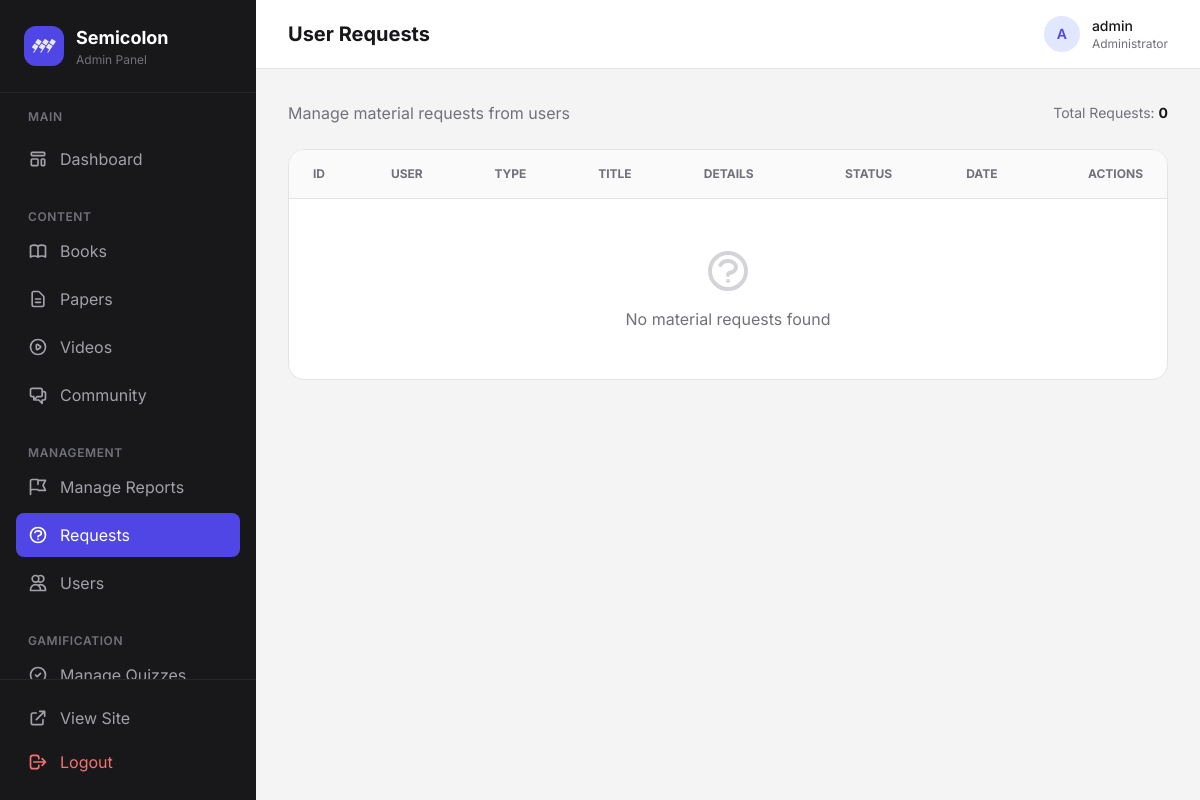
Page /admin/requests.php (signed in) on the earlier database version.
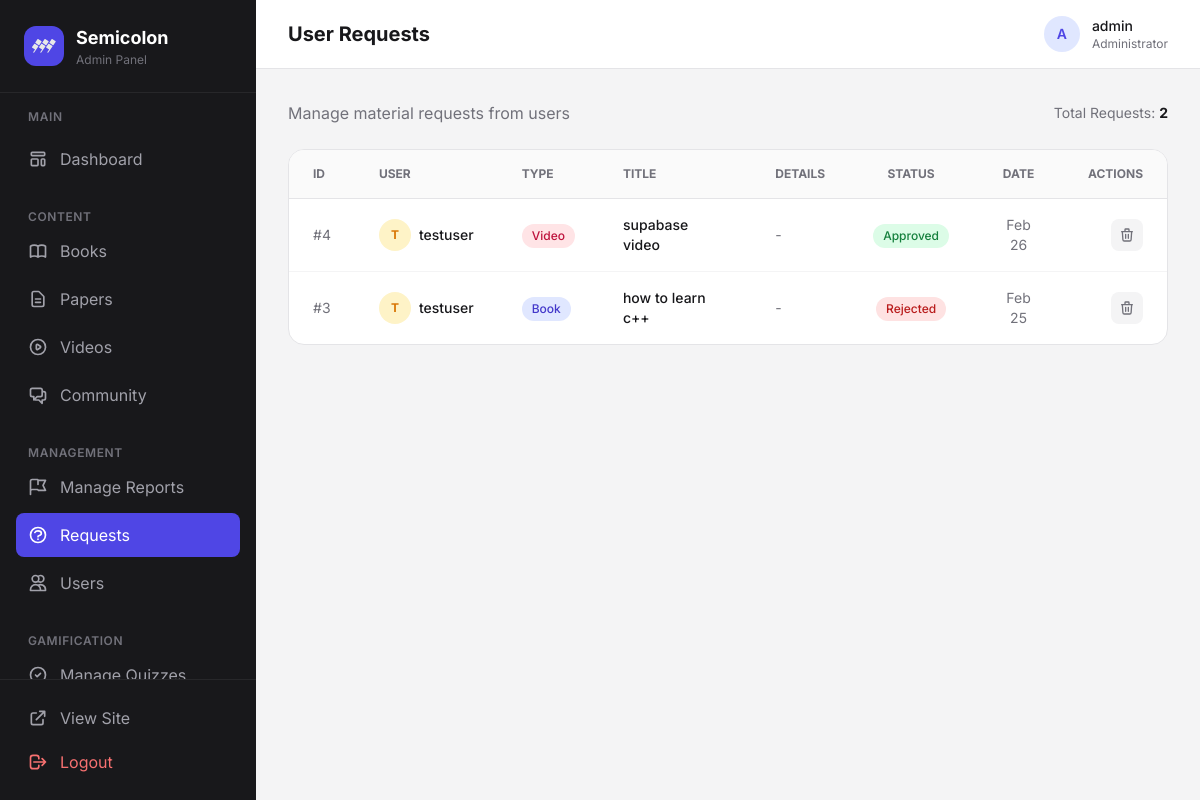
Same page on the later database version.
### tables this page shows
CREATE TABLE `material_requests` (
  `id` int(11) NOT NULL,
  `user_id` int(11) DEFAULT NULL,
  `material_type` varchar(255) NOT NULL,
  `title` varchar(255) NOT NULL,
  `author_publisher` varchar(255) DEFAULT NULL,
  `details` text DEFAULT NULL,
  `status` enum('pending','approved','rejected') DEFAULT 'pending',
  `requested_at` timestamp NOT NULL DEFAULT current_timestamp()
);

CREATE TABLE `users` (
  `id` int(11) NOT NULL,
  `username` varchar(255) NOT NULL,
  `email` varchar(255) DEFAULT NULL,
  `password` varchar(255) NOT NULL,
  `role` varchar(50) NOT NULL DEFAULT 'user',
  `security_question` varchar(255) DEFAULT NULL,
  `security_answer` varchar(255) DEFAULT NULL,
  `status` enum('active','banned') DEFAULT 'active',
  `last_login` timestamp NULL DEFAULT NULL,
  `created_at` timestamp NOT NULL DEFAULT current_timestamp(),
  `avatar_url` varchar(500) DEFAULT NULL,
  `xp_total` int(11) NOT NULL DEFAULT 0,
  `xp_weekly` int(11) NOT NULL DEFAULT 0,
  `level` int(11) NOT NULL DEFAULT 1,
  `daily_streak` int(11) NOT NULL DEFAULT 0,
  `last_activity_date` date DEFAULT NULL
);

### admin/requests.php (the view, shortened to what the changed rows need)
<?php
require_once '../includes/functions.php';
$requests = [];
$result = $conn->query("SELECT mr.*, u.username FROM material_requests mr LEFT JOIN users u ON mr.user_id = u.id ORDER BY mr.requested_at DESC");
if ($result) {
    $requests = $result->fetch_all(MYSQLI_ASSOC);
}
include 'header.php';
?>
<div class="flex justify-between items-center mb-6">
    <div class="text-sm text-zinc-500">
        Total Requests: <span class="font-bold text-zinc-900"><?php echo count($requests); ?></span>
    </div>
</div>
<div class="bg-white rounded-2xl border border-zinc-200 overflow-hidden">
    <div class="overflow-x-auto">
        <table class="w-full">
            <thead>
                <tr class="bg-zinc-50 border-b border-zinc-200 text-xs uppercase text-zinc-500 font-semibold">
                    <th class="px-6 py-4 text-left">ID</th>
                    <th class="px-6 py-4 text-left">User</th>
                    <th class="px-6 py-4 text-left">Type</th>
                    <th class="px-6 py-4 text-left">Title</th>
                    <th class="px-6 py-4 text-left">Details</th>
                    <th class="px-6 py-4 text-center">Status</th>
                    <th class="px-6 py-4 text-center">Date</th>
                    <th class="px-6 py-4 text-right">Actions</th>
                </tr>
            </thead>
            <tbody class="divide-y divide-zinc-100">
                <?php if (empty($requests)): ?>
                    <tr>
                        <td colspan="8" class="px-6 py-12 text-center text-zinc-500">
                            <p>No material requests found</p>
                        </td>
                    </tr>
                <?php else: ?>
                    <?php foreach ($requests as $request): ?>
                        <tr class="hover:bg-zinc-50 transition">
                            <td class="px-6 py-4 text-sm text-zinc-500">#<?php echo $request['id']; ?></td>
                            <td class="px-6 py-4">
                                <div class="flex items-center gap-2">
                                    <div class="w-8 h-8 bg-amber-100 rounded-full flex items-center justify-center text-amber-600 font-bold text-xs">
                                        <?php echo strtoupper(substr($request['username'] ?? 'G', 0, 1)); ?>
                                    </div>
                                    <span class="text-sm font-medium text-zinc-900"><?php echo htmlspecialchars($request['username'] ?? 'Guest'); ?></span>
                                </div>
                            </td>
                            <td class="px-6 py-4">
                                <?php
                                $type_colors = [
                                    'book' => 'bg-indigo-100 text-indigo-700',
                                    'paper' => 'bg-teal-100 text-teal-700',
                                    'video' => 'bg-rose-100 text-rose-700'
                                ];
                                $color = $type_colors[$request['material_type']] ?? 'bg-zinc-100 text-zinc-700';
                                ?>
                                <span class="inline-flex px-2.5 py-1 rounded-full text-xs font-medium <?php echo $color; ?>">
                                    <?php echo htmlspecialchars(ucfirst($request['material_type'])); ?>
                                </span>
                            </td>
                            <td class="px-6 py-4 text-sm font-medium text-zinc-900"><?php echo htmlspecialchars($request['title']); ?></td>
                            <td class="px-6 py-4 text-sm text-zinc-500 max-w-xs truncate" title="<?php echo htmlspecialchars($request['details']); ?>">
                                <?php echo htmlspecialchars($request['details'] ?: '-'); ?>
                            </td>
                            <td class="px-6 py-4 text-center">
                                <?php
                                $status_colors = [
                                    'approved' => 'bg-green-100 text-green-700',
                                    'rejected' => 'bg-red-100 text-red-700',
                                    'pending' => 'bg-amber-100 text-amber-700'
                                ];
                                $status_color = $status_colors[$request['status']] ?? 'bg-zinc-100 text-zinc-700';
                                ?>
                                <span class="inline-flex px-2.5 py-1 rounded-full text-xs font-medium <?php echo $status_color; ?>">
                                    <?php echo htmlspecialchars(ucfirst($request['status'])); ?>
                                </span>
                            </td>
                            <td class="px-6 py-4 text-center text-sm text-zinc-500">
                                <?php echo date('M d', strtotime($request['requested_at'])); ?>
                            </td>
                            <td class="px-6 py-4">
                                <div class="flex items-center justify-end gap-2">
                                    <form action="requests.php" method="post" class="inline" onsubmit="return confirm('Delete this request?');">
                                        <button type="submit" title="Delete" class="p-2 bg-zinc-100 text-zinc-500 rounded-lg hover:bg-red-100 hover:text-red-600 transition">
                                            <svg xmlns="http://www.w3.org/2000/svg" class="h-4 w-4" fill="none" viewBox="0 0 24 24" stroke="currentColor" stroke-width="2"><path stroke-linecap="round" stroke-linejoin="round" d="M19 7l-.867 12.142A2 2 0 0116.138 21H7.862a2 2 0 01-1.995-1.858L5 7m5 4v6m4-6v6m1-10V4a1 1 0 00-1-1h-4a1 1 0 00-1 1v3M4 7h16" /></svg>
                                        </button>
                                    </form>
                                </div>
                            </td>
                        </tr>
                    <?php endforeach; ?>
                <?php endif; ?>
            </tbody>
        </table>
    </div>
</div>
<?php include 'footer.php'; ?>

Differences in the rows shown:
added material_requests: id "4", user.username "T", user.username "testuser", material_type "Video", title "supabase video", details "-", status "Approved", requested_at "Feb 26"
added material_requests: id "3", user.username "T", user.username "testuser", material_type "Book", title "how to learn c++", details "-", status "Rejected", requested_at "Feb 25"
Other differences:
count($requests): "0" → "2"
text no longer shown: "No material requests found"
